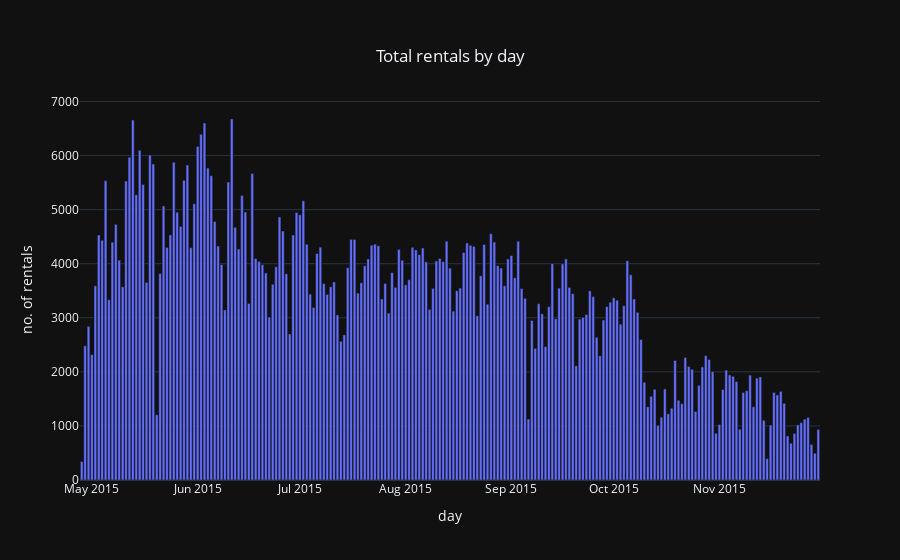

The code cell stored with this chart in its notebook:
### Markdown cell above
## Total rentals by day <a id="dayAggPlot"></a>

### Code cell
iplot(dayAggPlot)

### Figure 1 — Plotly figure (JSON) as saved in the notebook; plotly's stock layout.template omitted (floating-point values rounded to 4 significant figures; data arrays with more than 128 entries replaced by an {"elided": "..."} marker saying what was removed)
{"data": [{"type": "bar", "x": {"elided": "217 str values"}, "y": {"elided": "217 int values"}}], "layout": {"title": {"text": "Total rentals by day", "x": 0.5, "xanchor": "center", "y": 0.9, "yanchor": "middle"}, "xaxis": {"title": {"text": "day"}}, "yaxis": {"title": {"text": "no. of rentals"}}}}
